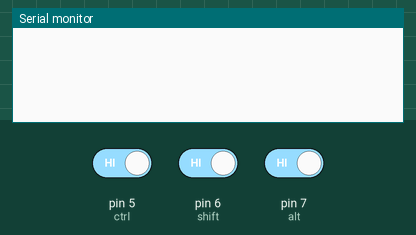
Bench run of a sketch on a simulated Arduino Leonardo, built with avr-gcc and run on an emulated ATmega32U4. Parts: the last lines printed to the serial monitor. The inputs (shaded band) are chosen by the test bench; at power-on: pin 5 (ctrl) HIGH, pin 6 (shift) HIGH, pin 7 (alt) HIGH. USB keyboard and mouse output is not drawn.

Above: at 1.2 s.
1.3 s: pin 5 (ctrl) driven LOW
At 1.9 s:
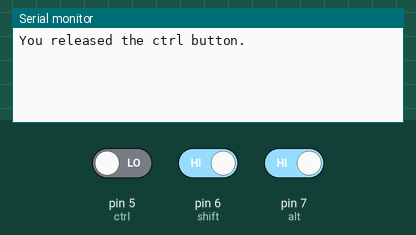
2.8 s: pin 6 (shift) driven LOW
At 3.2 s:
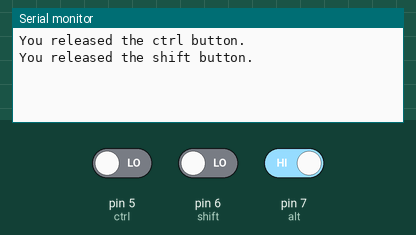
4.3 s: pin 7 (alt) driven LOW
At 5.3 s:
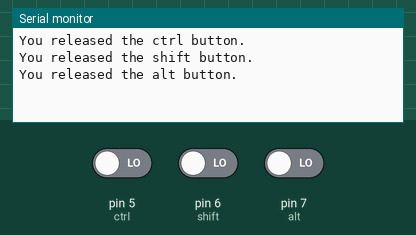
5.8 s: pin 5 (ctrl) driven HIGH
At 6.6 s:
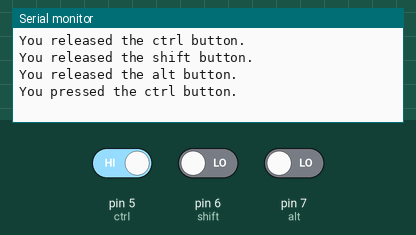
7.3 s: pin 6 (shift) driven HIGH
At 8.5 s:
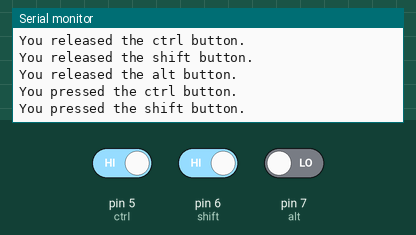
8.8 s: pin 7 (alt) driven HIGH
At 10.0 s:
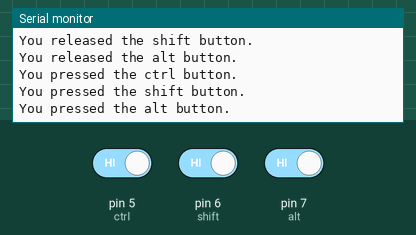

The sketch:

leonardoModifierKeys_v01.ino
```cpp
/*
  Leonardo Modifier Keys Control

  Push Modifier Keys from the keyboard with 3 push buttons corresponding to Shift, Ctrl and Alt on an Arduino Leonardo, Micro or Due.

  Hardware:
  - 3 pushbuttons attached to D5, D6, D7

  Based on
  https://www.arduino.cc/en/Tutorial/BuiltInExamples/KeyboardMessage

  created  9 Jan 2022
  by Kristoff Lovetec

  This code is in the public domain.
*/

#include "Keyboard.h"

// set pin numbers for the buttons:
const int shift = 6;
const int ctrl = 5;
const int alt = 7;

// for checking the state of a pushButton
int shiftPreviousButtonState = HIGH;
int ctrlPreviousButtonState = HIGH;
int altPreviousButtonState = HIGH;

void setup() {
  // initialize the buttons inputs:
  pinMode(shift, INPUT);
  pinMode(ctrl, INPUT);
  pinMode(alt, INPUT);
  //open the serial port
  Serial.begin(9600);
  // initialize keyboard control:
  Keyboard.begin();
}

void loop() {

  // read the buttons
  int shiftButtonState = digitalRead(shift);
  int ctrlButtonState = digitalRead(ctrl);
  int altButtonState = digitalRead(alt);

  // shift functionality
  if (shiftButtonState != shiftPreviousButtonState) {
      // and it's currently pressed:
      if (shiftButtonState == HIGH) {
        // press the key
        Keyboard.press(KEY_LEFT_SHIFT);
        // type out a message
        Serial.println("You pressed the shift button.");
      } else {
        // release the key
        Keyboard.release(KEY_LEFT_SHIFT);
        Serial.println("You released the shift button.");
      }
  }

  // ctrl functionality
  if (ctrlButtonState != ctrlPreviousButtonState) {
      // and it's currently pressed:
      if (ctrlButtonState == HIGH) {
        // press the key
        Keyboard.press(KEY_LEFT_CTRL);
        // type out a message
        Serial.println("You pressed the ctrl button.");
      } else {
        // release the key
        Keyboard.release(KEY_LEFT_CTRL);
        Serial.println("You released the ctrl button.");
      }
  }

  // alt functionality
  if (altButtonState != altPreviousButtonState) {
      // and it's currently pressed:
      if (altButtonState == HIGH) {
        // press the key
        Keyboard.press(KEY_LEFT_ALT);
        // type out a message
        Serial.println("You pressed the alt button.");
      } else {
        // release the key
        Keyboard.release(KEY_LEFT_ALT);
        Serial.println("You released the alt button.");
      }
  }

  // save the current button state for comparison next time:
  shiftPreviousButtonState = shiftButtonState;
  ctrlPreviousButtonState = ctrlButtonState;
  altPreviousButtonState = altButtonState;

  // a little delay to avoid sticky keys
  delay(10);
}
```

Measured:
- after the input at 1.3 s, the serial monitor: prints a new line at once (image 1)
- after the input at 2.8 s, the serial monitor: prints a new line at once (image 2)
- after the input at 4.3 s, the serial monitor: prints a new line at once (image 3)
- after the input at 5.8 s, the serial monitor: prints a new line at once (image 4)
- after the input at 7.3 s, the serial monitor: prints a new line at once (image 5)
- after the input at 8.8 s, the serial monitor: prints a new line at once (image 6)
